Frame 1 (no input): blank canvas, image omitted
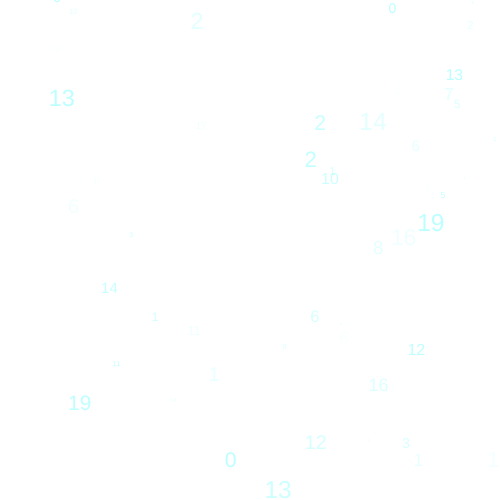
Frame 60 (no input)
Frame 120 (the mouse pressed at the canvas centre since frame 60): blank canvas, image omitted

The p5.js sketch that drew this single still picture (run headless with seeded random() and noise() and a simulated clock; from frame 60 on, the mouse is pressed at the canvas centre):

// p5.js sketch
// ── sketch.js
function setup() {
  
  //canvas 500
  createCanvas(500,500);
  // Starts in the middle
  
  noStroke()
  
}

function draw() {
  
   fill(random(255),255,255,70);
   
   //size
  textSize(random(1, 25,60));
  
  //where center
  textAlign(CENTER);
  
  //style
  textStyle(NORMAL);
  
  text(int(random(20)), random(width), random(height));
  
  //if
    if (mouseIsPressed)
    background(random(255),random(255),random(255));

//

   
  
}
